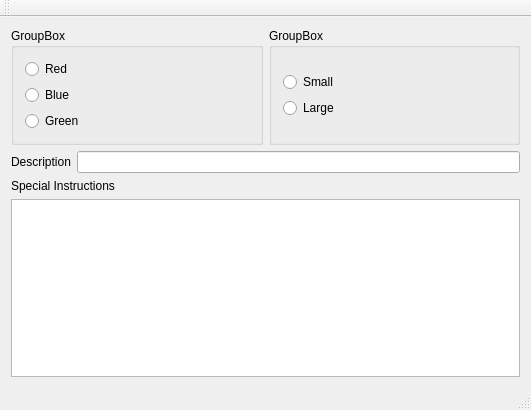
<?xml version="1.0" encoding="UTF-8"?>
<ui version="4.0">
 <class>MainWindow</class>
 <widget class="QMainWindow" name="MainWindow">
  <property name="geometry">
   <rect>
    <x>0</x>
    <y>0</y>
    <width>531</width>
    <height>410</height>
   </rect>
  </property>
  <property name="windowTitle">
   <string>QT Layout by Jihyuk Chung</string>
  </property>
  <widget class="QWidget" name="centralWidget">
   <layout class="QVBoxLayout" name="verticalLayout_6">
    <item>
     <layout class="QHBoxLayout" name="horizontalLayout">
      <item>
       <widget class="QGroupBox" name="groupBox_3">
        <property name="title">
         <string>GroupBox</string>
        </property>
        <layout class="QVBoxLayout" name="verticalLayout_4">
         <item>
          <layout class="QVBoxLayout" name="verticalLayout_2">
           <item>
            <widget class="QRadioButton" name="radioButton">
             <property name="text">
              <string>Red</string>
             </property>
            </widget>
           </item>
           <item>
            <widget class="QRadioButton" name="radioButton_2">
             <property name="text">
              <string>Blue</string>
             </property>
            </widget>
           </item>
           <item>
            <widget class="QRadioButton" name="radioButton_3">
             <property name="text">
              <string>Green</string>
             </property>
            </widget>
           </item>
          </layout>
         </item>
        </layout>
       </widget>
      </item>
      <item>
       <widget class="QGroupBox" name="groupBox_4">
        <property name="title">
         <string>GroupBox</string>
        </property>
        <layout class="QVBoxLayout" name="verticalLayout_3">
         <item>
          <layout class="QVBoxLayout" name="verticalLayout">
           <item>
            <widget class="QRadioButton" name="radioButton_4">
             <property name="text">
              <string>Small</string>
             </property>
            </widget>
           </item>
           <item>
            <widget class="QRadioButton" name="radioButton_5">
             <property name="text">
              <string>Large</string>
             </property>
            </widget>
           </item>
          </layout>
         </item>
        </layout>
       </widget>
      </item>
     </layout>
    </item>
    <item>
     <layout class="QHBoxLayout" name="horizontalLayout_2">
      <item>
       <widget class="QLabel" name="label">
        <property name="text">
         <string>Description</string>
        </property>
       </widget>
      </item>
      <item>
       <widget class="QLineEdit" name="lineEdit"/>
      </item>
     </layout>
    </item>
    <item>
     <layout class="QVBoxLayout" name="verticalLayout_5">
      <item>
       <widget class="QLabel" name="label_2">
        <property name="text">
         <string>Special Instructions</string>
        </property>
       </widget>
      </item>
      <item>
       <widget class="QTextEdit" name="textEdit"/>
      </item>
     </layout>
    </item>
   </layout>
  </widget>
  <widget class="QMenuBar" name="menuBar">
   <property name="geometry">
    <rect>
     <x>0</x>
     <y>0</y>
     <width>531</width>
     <height>21</height>
    </rect>
   </property>
  </widget>
  <widget class="QToolBar" name="mainToolBar">
   <attribute name="toolBarArea">
    <enum>TopToolBarArea</enum>
   </attribute>
   <attribute name="toolBarBreak">
    <bool>false</bool>
   </attribute>
  </widget>
  <widget class="QStatusBar" name="statusBar"/>
 </widget>
 <layoutdefault spacing="6" margin="11"/>
 <resources/>
 <connections/>
</ui>
